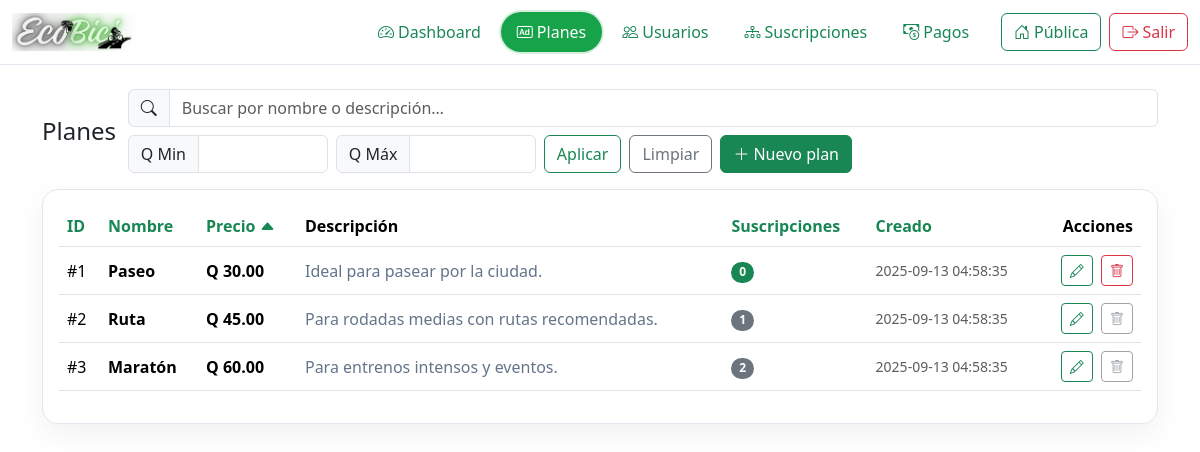
Screenshot of /administrador/planes.php (signed in) with the database file from the repository.
### tables this page shows
CREATE TABLE `plans` (
  `id` bigint(20) UNSIGNED NOT NULL,
  `nombre` varchar(100) NOT NULL,
  `descripcion` text DEFAULT NULL,
  `precio` decimal(10,2) NOT NULL,
  `created_at` timestamp NOT NULL DEFAULT current_timestamp(),
  `updated_at` timestamp NOT NULL DEFAULT current_timestamp() ON UPDATE current_timestamp()
);

### administrador/planes.php (the view, shortened to what this page needs)
<?php
require_once __DIR__ . '/admin_boot.php';
function e($v)
{
    return htmlspecialchars((string)$v, ENT_QUOTES, 'UTF-8');
}
function qurl(array $overrides = [])
{
    $q = array_merge($_GET, $overrides);
    return '/ecobici/administrador/planes.php?' . http_build_query($q);
}
function sortLink($key, $label, $currentSort, $currentDir)
{
    $nextDir = ($currentSort === $key && $currentDir === 'asc') ? 'desc' : 'asc';
    $url = qurl(['sort' => $key, 'dir' => $nextDir, 'page' => 1]);
    $icon = '';
    if ($currentSort === $key) {
        $icon = $currentDir === 'asc' ? ' <i class="bi bi-caret-up-fill"></i>' : ' <i class="bi bi-caret-down-fill"></i>';
    }
    return '<a class="link-success text-decoration-none" href="' . e($url) . '">' . e($label) . $icon . '</a>';
}
$q        = trim($_GET['q'] ?? '');
$minPrice = trim($_GET['min'] ?? '');
$maxPrice = trim($_GET['max'] ?? '');
$page     = max(1, (int)($_GET['page'] ?? 1));
$perPage  = 10;
$sort = $_GET['sort'] ?? 'precio';
$dir = strtolower($_GET['dir'] ?? 'asc');
$dir = $dir === 'desc' ? 'desc' : 'asc';
$where = [];
$args  = [];
$wsql = $where ? ('WHERE ' . implode(' AND ', $where)) : '';
$orderMap = [
    'id'             => 'p.id',
    'nombre'         => 'p.nombre',
    'precio'         => 'p.precio',
    'created_at'     => 'p.created_at',
    'suscripciones'  => 'suscripciones',
];
$orderBy = $orderMap[$sort] . ' ' . strtoupper($dir);
$offset = ($page - 1) * $perPage;
$sql = "
  SELECT p.id, p.nombre, p.descripcion, p.precio, p.created_at,
         COUNT(s.id) AS suscripciones
  FROM plans p
  LEFT JOIN subscriptions s ON s.plan_id = p.id
  $wsql
  GROUP BY p.id, p.nombre, p.descripcion, p.precio, p.created_at
  ORDER BY $orderBy, p.id ASC
  LIMIT $perPage OFFSET $offset
";
$st = $pdo->prepare($sql);
$st->execute($args);
$planes = $st->fetchAll(PDO::FETCH_ASSOC);
?>
<!doctype html>
<html lang="es">
<head>
    <link href="https://cdn.jsdelivr.net/npm/bootstrap@5.3.3/dist/css/bootstrap.min.css" rel="stylesheet">
    <link href="https://cdn.jsdelivr.net/npm/bootstrap-icons@1.11.3/font/bootstrap-icons.css" rel="stylesheet">
</head>
<body>
    <main class="container py-4">
        <div class="d-flex flex-column flex-lg-row align-items-lg-center justify-content-between gap-2 mb-3">
            <h4 class="mb-0">Planes</h4>
            <form class="d-flex flex-wrap gap-2" method="get">
                <div class="input-group">
                    <span class="input-group-text"><i class="bi bi-search"></i></span>
                    <input class="form-control" name="q" value="<?= e($q) ?>" placeholder="Buscar por nombre o descripción…">
                </div>
                <div class="input-group" style="max-width:200px">
                    <span class="input-group-text">Q Min</span>
                    <input class="form-control" type="number" step="0.01" name="min" value="<?= e($minPrice) ?>">
                </div>
                <div class="input-group" style="max-width:200px">
                    <span class="input-group-text">Q Máx</span>
                    <input class="form-control" type="number" step="0.01" name="max" value="<?= e($maxPrice) ?>">
                </div>
                <button class="btn btn-outline-success">Aplicar</button>
                <a class="btn btn-outline-secondary" href="/ecobici/administrador/planes.php">Limpiar</a>
                <button class="btn btn-success" type="button" data-bs-toggle="modal" data-bs-target="#mdlCreate">
                    <i class="bi bi-plus-lg me-1"></i>Nuevo plan
                </button>
            </form>
        </div>
        <div class="card-elev p-3">
            <div class="table-responsive">
                <table class="table align-middle">
                    <thead>
                        <tr>
                            <th><?= sortLink('id', 'ID', $sort, $dir) ?></th>
                            <th><?= sortLink('nombre', 'Nombre', $sort, $dir) ?></th>
                            <th><?= sortLink('precio', 'Precio', $sort, $dir) ?></th>
                            <th class="col-desc">Descripción</th>
                            <th><?= sortLink('suscripciones', 'Suscripciones', $sort, $dir) ?></th>
                            <th class="col-fecha"><?= sortLink('created_at', 'Creado', $sort, $dir) ?></th>
                            <th class="text-end">Acciones</th>
                        </tr>
                    </thead>
                    <tbody>
                        <?php if ($planes): foreach ($planes as $p): ?>
                                <tr>
                                    <td>#<?= e($p['id']) ?></td>
                                    <td class="fw-semibold"><?= e($p['nombre']) ?></td>
                                    <td class="price">Q <?= number_format((float)$p['precio'], 2) ?></td>
                                    <td class="col-desc">
                                        <div class="desc"><?= nl2br(e($p['descripcion'] ?? '')) ?></div>
                                    </td>
                                    <td>
                                        <?php if ((int)$p['suscripciones'] > 0): ?>
                                            <span class="badge rounded-pill text-bg-secondary"><?= (int)$p['suscripciones'] ?></span>
                                        <?php else: ?>
                                            <span class="badge rounded-pill text-bg-success">0</span>
                                        <?php endif; ?>
                                    </td>
                                    <td class="small text-muted col-fecha"><?= e($p['created_at']) ?></td>
                                    <td class="text-end">
                                        <button class="btn btn-sm btn-outline-success me-1"
                                            data-bs-toggle="modal" data-bs-target="#mdlEdit"
                                            data-id="<?= e($p['id']) ?>"
                                            data-nombre="<?= e($p['nombre']) ?>"
                                            data-precio="<?= e($p['precio']) ?>"
                                            data-desc="<?= e($p['descripcion']) ?>">
                                            <i class="bi bi-pencil"></i>
                                        </button>
                                        <?php if ((int)$p['suscripciones'] > 0): ?>
                                            <button class="btn btn-sm btn-outline-secondary" disabled title="Tiene suscripciones vinculadas">
                                                <i class="bi bi-trash"></i>
                                            </button>
                                        <?php else: ?>
                                            <button class="btn btn-sm btn-outline-danger"
                                                data-bs-toggle="modal" data-bs-target="#mdlDelete"
                                                data-id="<?= e($p['id']) ?>" data-name="<?= e($p['nombre']) ?>">
                                                <i class="bi bi-trash"></i>
                                            </button>
                                        <?php endif; ?>
                                    </td>
                                </tr>
                            <?php endforeach;
                        else: ?>
                            <tr>
                                <td colspan="7" class="text-center text-muted">Sin planes</td>
                            </tr>
                        <?php endif; ?>
                    </tbody>
                </table>
            </div>
        </div>
    </main>
</body>
</html>

### administrador/planes.php (style rules this page uses)
:root { --ring: #e2e8f0; --muted: #64748b; }
.card-elev { background: #fff; border: 1px solid var(--ring); border-radius: 16px; box-shadow: 0 10px 30px rgba(2, 6, 23, .06) }
.table td, .table th { vertical-align: middle }
.desc { display: -webkit-box; -webkit-line-clamp: 2; -webkit-box-orient: vertical; line-clamp: 2; overflow: hidden; color: var(--muted); }
.price { font-weight: 700; }

### rows the page displays
plans: id "1", nombre "Paseo", precio "30.00", descripcion "Ideal para pasear por la ciudad.", created_at "2025-09-13 04:58:35"
plans: id "2", nombre "Ruta", precio "45.00", descripcion "Para rodadas medias con rutas recomendadas.", suscripciones "1", created_at "2025-09-13 04:58:35"
plans: id "3", nombre "Maratón", precio "60.00", descripcion "Para entrenos intensos y eventos.", suscripciones "2", created_at "2025-09-13 04:58:35"

### other values shown
$it['text'] "Dashboard"
$it['text'] "Planes"
$it['text'] "Usuarios"
$it['text'] "Suscripciones"
$it['text'] "Pagos"
$label "ID Nombre Precio Suscripciones Creado"
